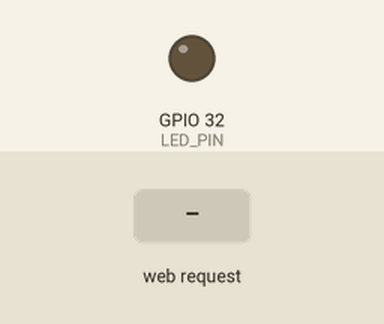
Bench run of a sketch on a simulated ESP32. Parts: output pins drawn as LEDs (lit = HIGH). The inputs (shaded band) are chosen by the test bench. WiFi joins after 1.5 s; servers stay silent unless stated; what the sketch prints to the serial monitor is not drawn.

Above: at 4.7 s.
4.8 s: HTTP request GET /off received
At 5.6 s:
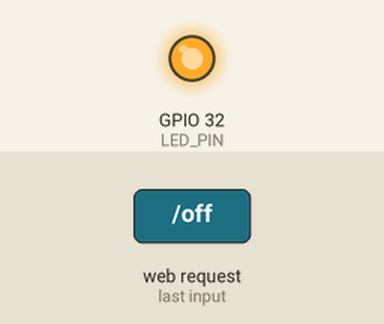
6.3 s: HTTP request GET /on received
At 6.7 s:
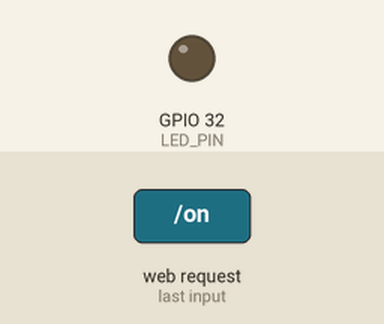
7.8 s: HTTP request GET /toggle received
At 9.1 s:
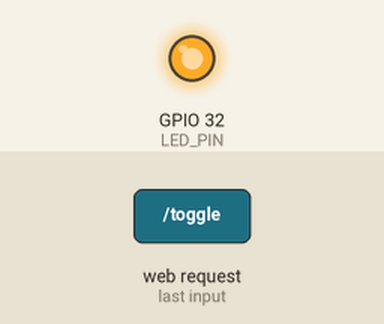
Timing chart, 0 to 10.8 s (numbered marks = the images above; inputs shaded):
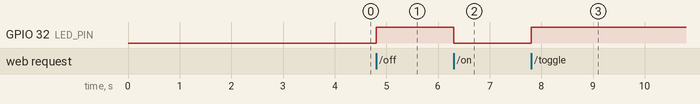

Measured:
- after the input at 4.8 s, GPIO 32 (LED_PIN): LOW → HIGH at once
- after the input at 6.3 s, GPIO 32 (LED_PIN): HIGH → LOW at once
- after the input at 7.8 s, GPIO 32 (LED_PIN): LOW → HIGH at once

The sketch:

test2_api.ino
```cpp
#define CONFIG_ASYNC_TCP_USE_LWIP2 1
#include <WiFi.h>
#include <ESPAsyncWebServer.h>

#define LED_PIN 32

const char* ssid = "Imim";
const char* password = "23232324";

AsyncWebServer server(80);
bool led_state = false;

void setup() {
  Serial.begin(115200);
  delay(2000);

  pinMode(LED_PIN, OUTPUT);
  digitalWrite(LED_PIN, LOW);

  WiFi.begin(ssid, password);
  Serial.print("Connecting to WiFi");
  while (WiFi.status() != WL_CONNECTED) {
    delay(500);
    Serial.print(".");
  }

  Serial.println("\nWiFi connected");
  Serial.print("IP address: ");
  Serial.println(WiFi.localIP());

  server.on("/", HTTP_GET, [](AsyncWebServerRequest *request){
    request->send(200, "text/plain", "API OK");
  });

  //les routes de controle LED
  server.on("/off", HTTP_GET, [](AsyncWebServerRequest *request){
    led_state = false;
    digitalWrite(LED_PIN, HIGH);
    request->send(200, "text/plain", "LED OFF");
  });

  server.on("/on", HTTP_GET, [](AsyncWebServerRequest *request){
    led_state = true;
    digitalWrite(LED_PIN, LOW);
    request->send(200, "text/plain", "LED ON");
  });

  server.on("/toggle", HTTP_GET, [](AsyncWebServerRequest *request){
    led_state = !led_state;
    digitalWrite(LED_PIN, led_state ? LOW : HIGH);
    request->send(200, "text/plain", led_state ? "LED OFF" : "LED ON");
  });

  server.on("/status", HTTP_GET, [](AsyncWebServerRequest *request){
    request->send(200, "text/plain", led_state ? "LED est ON" : "LED est OFF");
  });


  server.on("/control", HTTP_GET, [](AsyncWebServerRequest *request){
    request->send(200, "text/html", R"rawliteral(
      <!DOCTYPE html>
      <html>
      <head>
        <title>LED Control</title>
      </head>
      <body>
        <h2>Control LED</h2>
        <button onclick="fetch('/on')">Allumer</button>
        <button onclick="fetch('/off')">Eteindre</button>
        <button onclick="fetch('/toggle')">Basculer</button>
        <button onclick="checkStatus()">Etat</button>
        <p id="status"></p>

        <script>
          function checkStatus() {
            fetch('/status')
              .then(response => response.text())
              .then(data => {
                document.getElementById('status').innerText = data;
              });
          }
        </script>
      </body>
      </html>
    )rawliteral");
  });

  server.begin();
  Serial.println("Server started");
}

void loop() {}
```
